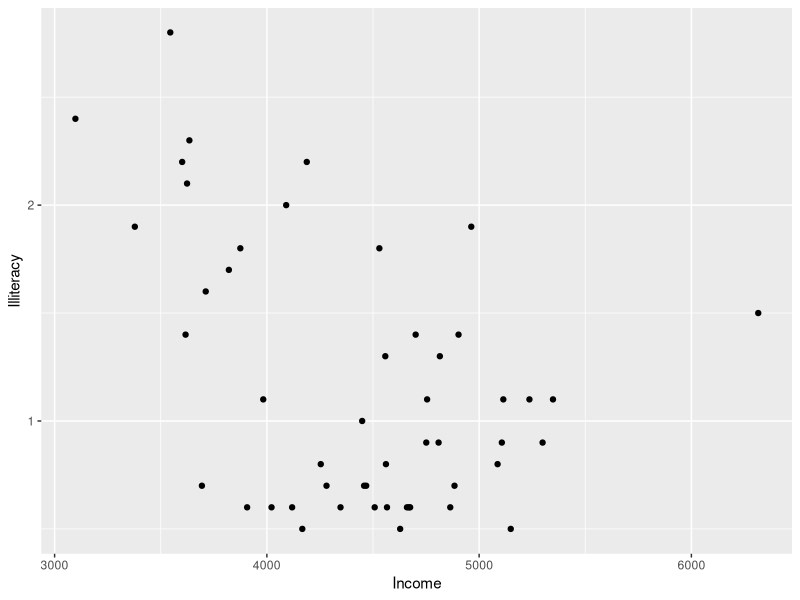
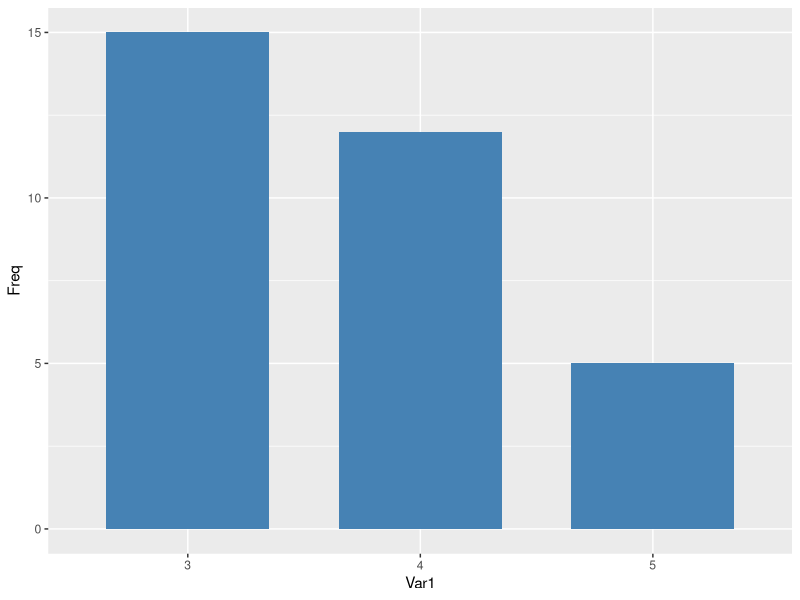
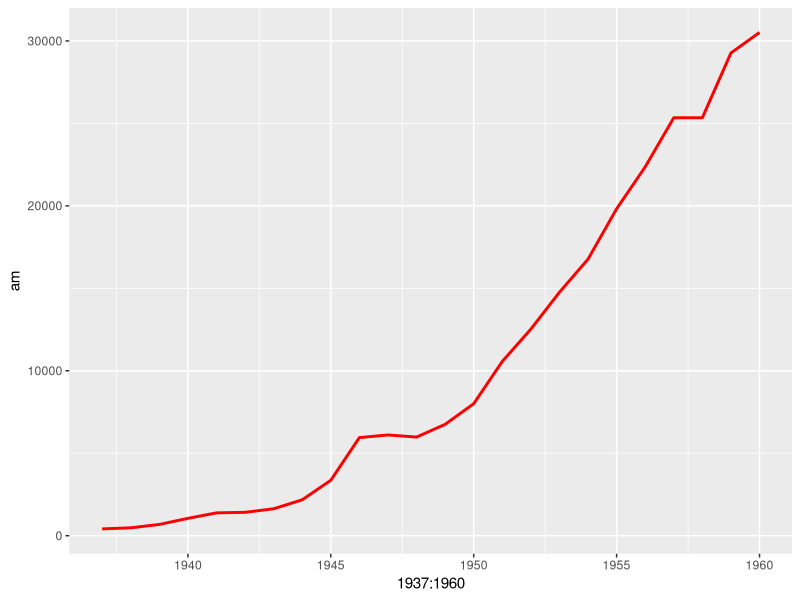
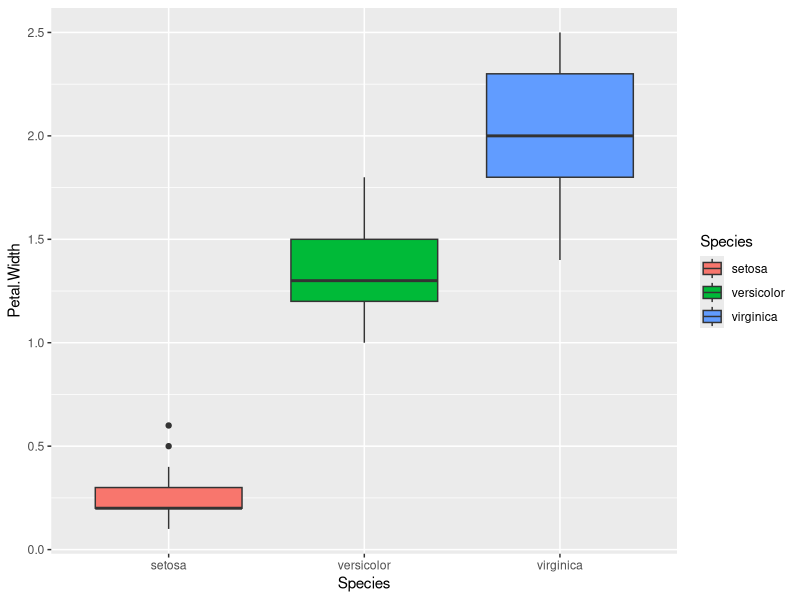

The R script that drew these images, in order:
library(ggplot2)

ggplot(data = data.frame(state.x77), aes(x = Income, y = Illiteracy)) + geom_point()

ggplot(data.frame(table(mtcars$gear)), aes(x = Var1, y = Freq)) + geom_bar(stat = 'identity', width = 0.7, fill = 'steelblue')

am <- as.numeric(airmiles)
ggplot(data.frame(am), aes(x = 1937:1960, y = am)) + geom_line(color = 'red', size = 1)

ggplot() + geom_boxplot(data = iris, aes(x = Species, y = Petal.Width, fill = Species))